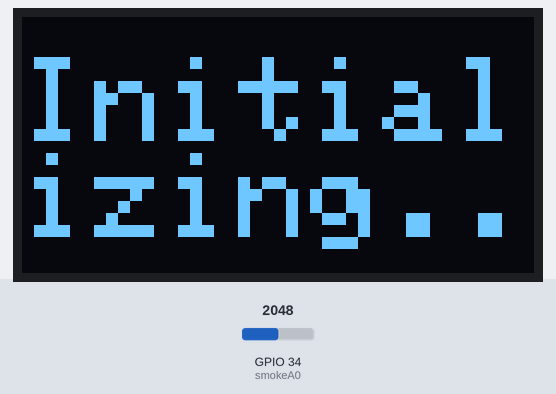
A sketch run on a simulated ESP32. Shown: 128×64 one-colour display. The inputs (shaded band) are chosen by the test bench; at power-on: GPIO 34 (smokeA0) = 2048. WiFi joins after 1.5 s; servers stay silent unless stated; what the sketch prints to the serial monitor is not drawn.

Above: at 1.9 s.
At 5.4 s:
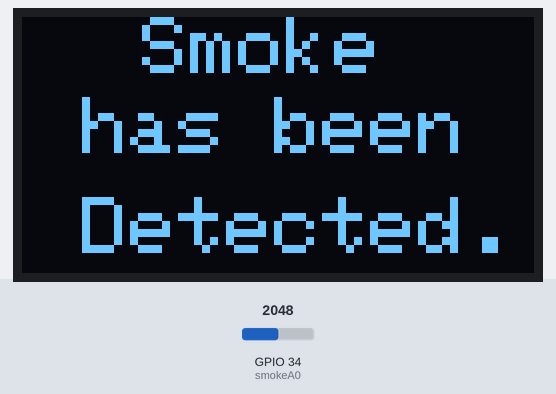
5.5 s: GPIO 34 (smokeA0) set to 39
8.1 s: GPIO 34 (smokeA0) set to 31
At 11.1 s:
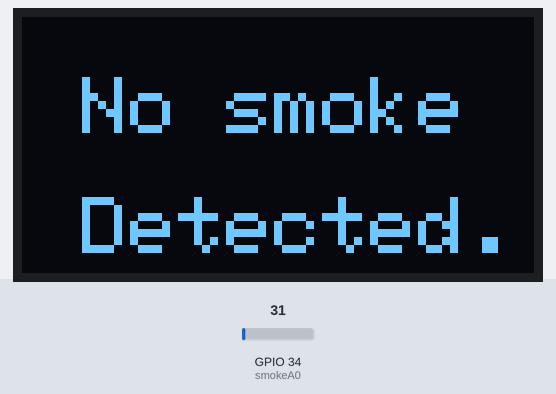
11.4 s: GPIO 34 (smokeA0) set to 140
At 15.4 s:
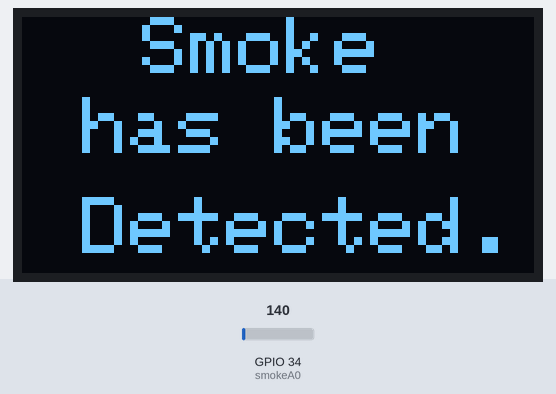
15.6 s: GPIO 34 (smokeA0) set to 0
At 18.3 s:
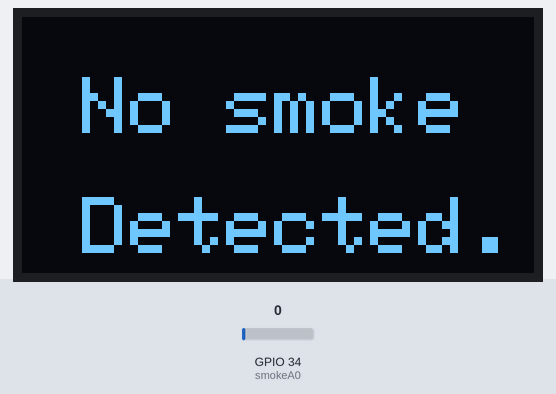
Timing chart, 0 to 19.5 s (numbered marks = the images above; inputs shaded):
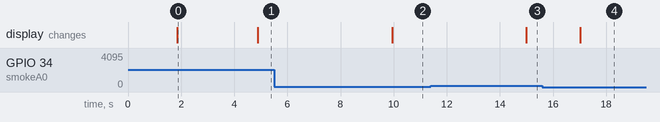

The sketch:

SmokeSENSORBlynkIoTMQ3Gp34OLEDdisplay.ino
```cpp
#define BLYNK_TEMPLATE_ID "TMPL2Zzam4zZA"
#define BLYNK_TEMPLATE_NAME "Smoke Detector System"
#define BLYNK_AUTH_TOKEN "_oeUcjLqWtQN_vkf9NvPLhIMRDoqzvXI"


#include <WiFi.h>
#include <WiFiClient.h>
#include <BlynkSimpleEsp32.h>
#include <Adafruit_GFX.h> // Include the Adafruit GFX library for graphics functions
#include <Adafruit_SSD1306.h> // Include the Adafruit SSD1306 library for the OLED display

// OLED display configuration
#define SCREEN_WIDTH 128 // Define the OLED display width in pixels
#define SCREEN_HEIGHT 64 // Define the OLED display height in pixels
#define OLED_RESET -1 // Define the reset pin for the OLED display (-1 if sharing Arduino reset pin)
Adafruit_SSD1306 display(SCREEN_WIDTH, SCREEN_HEIGHT); // Create an instance of the display object


char auth[] = BLYNK_AUTH_TOKEN;


char ssid[] = "La_Fibre_dOrange_73D3";
char pass[] = "ATN2N95UC7DGKZR99G";
BlynkTimer timer;

const int smokeA0 = 34;
//pins that works with internet
//analogRead( 39 );
//analogRead( 34 );
//analogRead( 35 );
//analogRead( 32 );
//analogRead( 33 );
int sensorThres = 100;

int data;


void sendSensor(){


 Blynk.virtualWrite(V0, data);

  //Serial.println(data);


  if(data > 34){
    //Blynk.email("test@gmail.com", "Alert", "Gas Leakage Detected!");
    Blynk.logEvent("smoke_has_been_detected_in_the_house","smoke has been detected in the house");
    display.clearDisplay();
    display.setTextSize(2);
    display.setCursor(30, 0);
    display.println(F("Smoke"));
    display.setCursor(15, 20);
    display.println(F("has been"));
    display.setCursor(15, 45);
    display.println(F("Detected."));
    display.display();

  }
  else {
    display.clearDisplay();
    display.setTextSize(2);
    display.setCursor(15, 15);
    display.println(F("No smoke"));
    display.setCursor(15, 45);
    display.println(F("Detected."));
    display.display();
}   }
void setup() {

  Serial.begin(9600);
  Blynk.begin(auth, ssid, pass);
  pinMode(smokeA0, INPUT);
  timer.setInterval(2500L, sendSensor);

  // Initialize OLED display
  if (!display.begin(SSD1306_SWITCHCAPVCC, 0x3C)) { // Check if the display initializes correctly with I2C address 0x3C
    Serial.println(F("SSD1306 allocation failed")); // Print error message if initialization fails
    while (true); // Stay in an infinite loop if initialization fails
  }

  display.clearDisplay(); // Clear the display buffer
  display.setTextSize(3); // Set text size to 2
  display.setTextColor(SSD1306_WHITE); // Set text color to white
  display.setCursor(0, 10); // Set cursor position at (0, 10)
  display.println(F("Initializing...")); // Print "Initializing..." on the display
  display.display(); // Update the display with the above settings
  //delay(2000); // Wait for 2 seconds
}

void loop() {
   data = analogRead(smokeA0);
  display.setCursor(15, 45);
  //display.println(data);
  delay(1000);
  Serial.println(data);
  Blynk.run();
  timer.run();
}
```

Measured:
- the behaviour switches between 35 and 34 on GPIO 34 (smokeA0) (found by bisection; images 1 and 2)
- after the input at 5.5 s, every drawn part: stays the same
- after the input at 8.1 s, the display: changes after 1.8 s (image 2)
- after the input at 11.4 s, the display: changes after 3.6 s (image 3)
- after the input at 15.6 s, the display: changes after 1.4 s (image 4)
- what the display in image 0 shows lasts 3.0 s, from 1.9 s to 4.9 s
